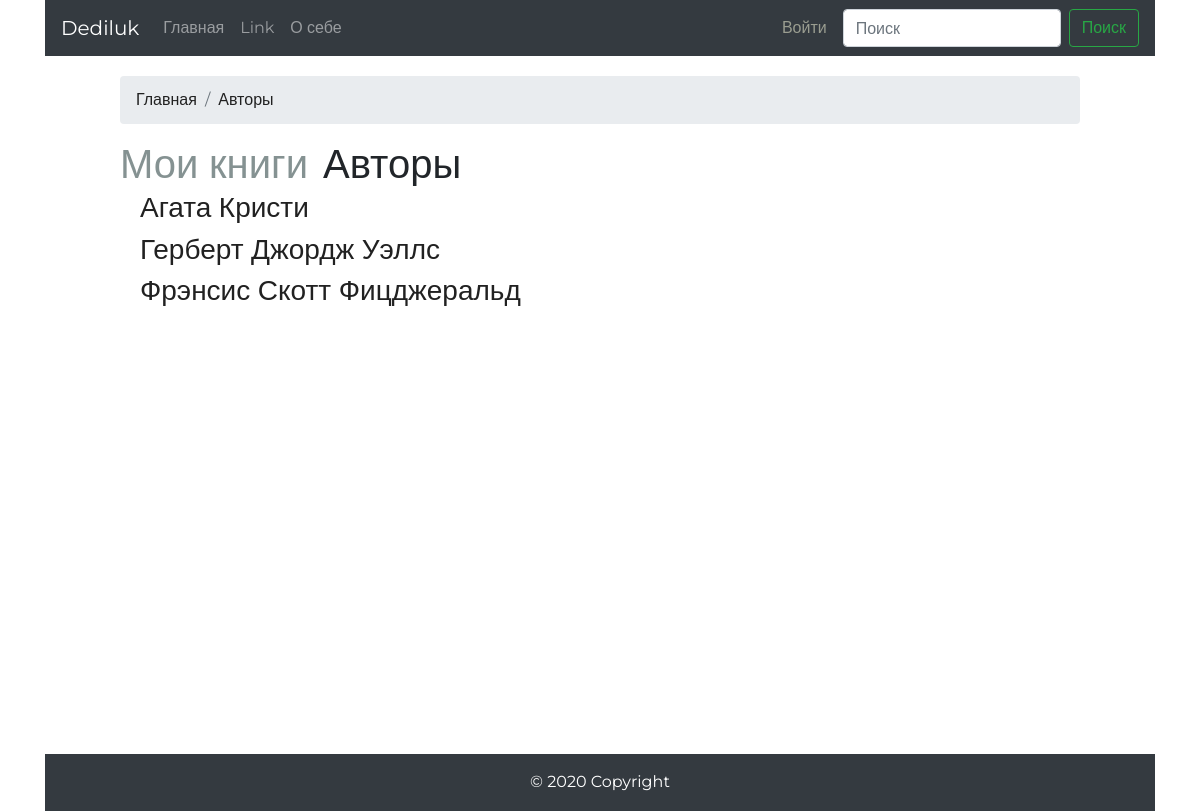
Before: /mybooks/authors_list with the older database file.
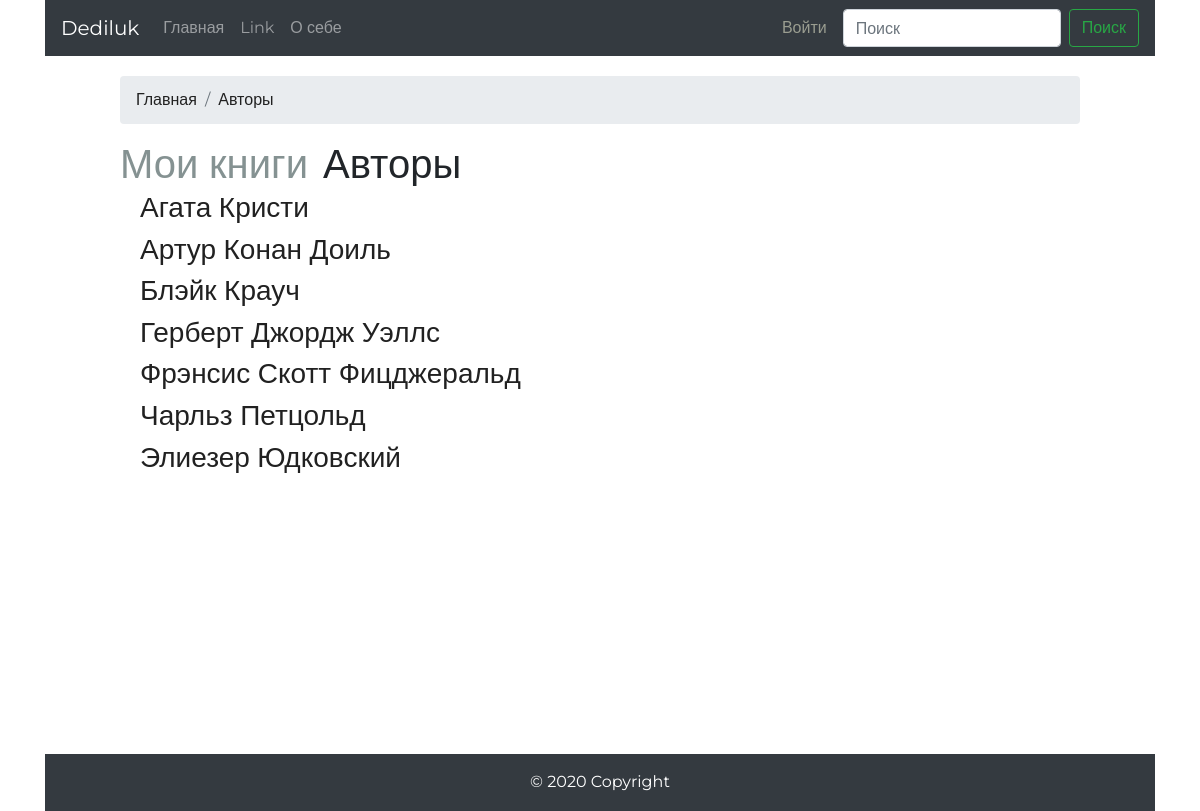
After: the same page with the newer database file.
### mybooks/models.py (models this page shows, shortened)
class Author(models.Model):
    name = models.CharField('Имя', max_length=150)
    image = models.ImageField('Изображение', upload_to='author/')
    def Meta(self):
        verbose_name = 'Автор'
        verbose_name_plural = 'Авторы'
    class Meta:
        ordering = ['name']

### mybooks/views.py (the view)
# urls.py: path('/authors_list', authors_list, name='authors_list'),
def authors_list(request):
    authors = Author.objects.all()
    return render(request, 'mybooks/authors_list.html', {'authors': authors})

### templates/mybooks/authors_list.html (shortened to what this page needs)
{% extends 'base.html' %}
{% block breadcrumbs %}
    <nav aria-label="breadcrumb">
      <ol class="breadcrumb">
        <li class="breadcrumb-item"><a href="{% url 'catalog:main_page'%}">Главная</a></li>
        <li class="breadcrumb-item"><a href="{% url 'mybooks:authors_list' %}">Авторы</a></li>
      </ol>
    </nav>
{% endblock breadcrumbs%}
{% block content %}
<div class="header">
        <a href="{% url 'mybooks:index'%}" class="authors_list_link"><h1 class="mybooks_h2 not_active_h2">Мои книги</h1></a>
        <h1 class="mybooks_h2 ">Авторы</h1>
</div>
<div class="author_list">
    {% for author in authors %}
        <a href="{% url 'mybooks:author_detail' author.id %}"><h3 class="author_name_list">{{ author.name }}</h3></a>
    {% endfor %}
</div>
{% endblock content %}

Changed rows visible on the page:
added Author: name "Артур Конан Доиль"
added Author: name "Блэйк Крауч"
added Author: name "Чарльз Петцольд"
added Author: name "Элиезер Юдковский"
